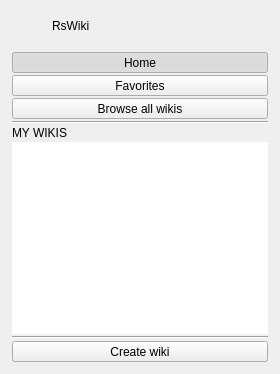
        <widget class="QWidget" name="sidebarHomePage">
         <layout class="QVBoxLayout" name="sidebarHomeLayout">
          <property name="spacing">
           <number>2</number>
          </property>
          <property name="leftMargin">
           <number>12</number>
          </property>
          <property name="topMargin">
           <number>14</number>
          </property>
          <property name="rightMargin">
           <number>12</number>
          </property>
          <property name="bottomMargin">
           <number>12</number>
          </property>
          <item>
           <layout class="QHBoxLayout" name="brandLayout">
            <property name="spacing">
             <number>10</number>
            </property>
            <property name="leftMargin">
             <number>6</number>
            </property>
            <property name="bottomMargin">
             <number>12</number>
            </property>
            <item>
             <widget class="QLabel" name="brandIconLabel">
              <property name="minimumSize">
               <size>
                <width>24</width>
                <height>24</height>
               </size>
              </property>
              <property name="maximumSize">
               <size>
                <width>24</width>
                <height>24</height>
               </size>
              </property>
              <property name="pixmap">
               <pixmap resource="../../../retroshare-gui/src/gui/icons.qrc">:/icons/png/wiki.png</pixmap>
              </property>
              <property name="scaledContents">
               <bool>true</bool>
              </property>
             </widget>
            </item>
            <item>
             <widget class="QLabel" name="brandLabel">
              <property name="text">
               <string>RsWiki</string>
              </property>
             </widget>
            </item>
            <item>
             <spacer name="brandSpacer">
              <property name="orientation">
               <enum>Qt::Horizontal</enum>
              </property>
              <property name="sizeHint" stdset="0">
               <size>
                <width>10</width>
                <height>10</height>
               </size>
              </property>
             </spacer>
            </item>
           </layout>
          </item>
          <item>
           <widget class="QToolButton" name="navHomeButton">
            <property name="sizePolicy">
             <sizepolicy hsizetype="Expanding" vsizetype="Fixed">
              <horstretch>0</horstretch>
              <verstretch>0</verstretch>
             </sizepolicy>
            </property>
            <property name="text">
             <string>Home</string>
            </property>
            <property name="icon">
             <iconset resource="RsWiki_images.qrc">
              <normaloff>:/rswiki/images/home.svg</normaloff>:/rswiki/images/home.svg</iconset>
            </property>
            <property name="checkable">
             <bool>true</bool>
            </property>
            <property name="checked">
             <bool>true</bool>
            </property>
            <property name="autoExclusive">
             <bool>true</bool>
            </property>
            <property name="toolButtonStyle">
             <enum>Qt::ToolButtonTextBesideIcon</enum>
            </property>
            <property name="nav" stdset="0">
             <bool>true</bool>
            </property>
           </widget>
          </item>
          <item>
           <widget class="QToolButton" name="navFavoritesButton">
            <property name="sizePolicy">
             <sizepolicy hsizetype="Expanding" vsizetype="Fixed">
              <horstretch>0</horstretch>
              <verstretch>0</verstretch>
             </sizepolicy>
            </property>
            <property name="text">
             <string>Favorites</string>
            </property>
            <property name="icon">
             <iconset resource="RsWiki_images.qrc">
              <normaloff>:/rswiki/images/star.svg</normaloff>:/rswiki/images/star.svg</iconset>
            </property>
            <property name="checkable">
             <bool>true</bool>
            </property>
            <property name="autoExclusive">
             <bool>true</bool>
            </property>
            <property name="toolButtonStyle">
             <enum>Qt::ToolButtonTextBesideIcon</enum>
            </property>
            <property name="nav" stdset="0">
             <bool>true</bool>
            </property>
           </widget>
          </item>
          <item>
           <widget class="QToolButton" name="navBrowseButton">
            <property name="sizePolicy">
             <sizepolicy hsizetype="Expanding" vsizetype="Fixed">
              <horstretch>0</horstretch>
              <verstretch>0</verstretch>
             </sizepolicy>
            </property>
            <property name="text">
             <string>Browse all wikis</string>
            </property>
            <property name="icon">
             <iconset resource="RsWiki_images.qrc">
              <normaloff>:/rswiki/images/grid.svg</normaloff>:/rswiki/images/grid.svg</iconset>
            </property>
            <property name="checkable">
             <bool>true</bool>
            </property>
            <property name="autoExclusive">
             <bool>true</bool>
            </property>
            <property name="toolButtonStyle">
             <enum>Qt::ToolButtonTextBesideIcon</enum>
            </property>
            <property name="nav" stdset="0">
             <bool>true</bool>
            </property>
           </widget>
          </item>
          <item>
           <widget class="Line" name="sidebarHomeLine1">
            <property name="orientation">
             <enum>Qt::Horizontal</enum>
            </property>
           </widget>
          </item>
          <item>
           <widget class="QLabel" name="myWikisHeaderLabel">
            <property name="text">
             <string>MY WIKIS</string>
            </property>
            <property name="sectionHeader" stdset="0">
             <bool>true</bool>
            </property>
           </widget>
          </item>
          <item>
           <widget class="QListWidget" name="myWikisList">
            <property name="frameShape">
             <enum>QFrame::NoFrame</enum>
            </property>
            <property name="horizontalScrollBarPolicy">
             <enum>Qt::ScrollBarAlwaysOff</enum>
            </property>
            <property name="iconSize">
             <size>
              <width>22</width>
              <height>22</height>
             </size>
            </property>
            <property name="toolTip">
             <string>Wikis you are subscribed to or administer</string>
            </property>
           </widget>
          </item>
          <item>
           <widget class="Line" name="sidebarHomeLine2">
            <property name="orientation">
             <enum>Qt::Horizontal</enum>
            </property>
           </widget>
          </item>
          <item>
           <widget class="QToolButton" name="createWikiButton">
            <property name="sizePolicy">
             <sizepolicy hsizetype="Expanding" vsizetype="Fixed">
              <horstretch>0</horstretch>
              <verstretch>0</verstretch>
             </sizepolicy>
            </property>
            <property name="text">
             <string>Create wiki</string>
            </property>
            <property name="icon">
             <iconset resource="RsWiki_images.qrc">
              <normaloff>:/rswiki/images/plus.svg</normaloff>:/rswiki/images/plus.svg</iconset>
            </property>
            <property name="toolButtonStyle">
             <enum>Qt::ToolButtonTextBesideIcon</enum>
            </property>
            <property name="nav" stdset="0">
             <bool>true</bool>
            </property>
           </widget>
          </item>
         </layout>
        </widget>
